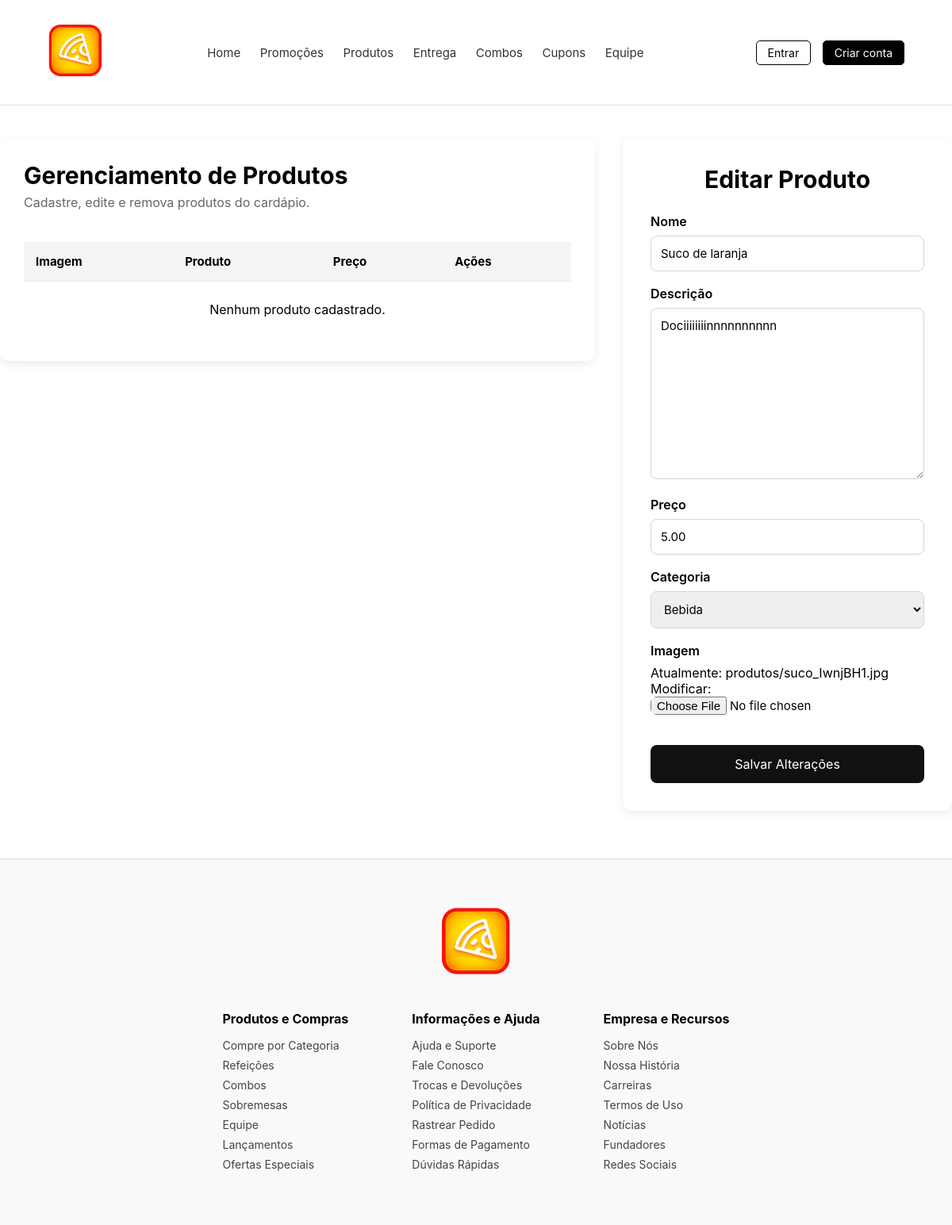
The app's page /produto_editar/3/ with its own data.
### core/models.py (models this page shows)
class Produto(models.Model):
    CATEGORIAS = [
        ('Hamburguer', 'Hamburguer'),
        ('Cachorro quente', 'Cachorro quente'),
        ('Pizza', 'Pizza'),
        ('Batata', 'Batata'),
        ('Bebida', 'Bebida'),
        ('Sobremesa', 'Sobremesa'),
        ('Salgado', 'Salgado'),
    ]
    nome = models.CharField(max_length=100)
    descricao = models.TextField()
    preco = models.DecimalField(max_digits=8, decimal_places=2)
    categoria = models.CharField(max_length=30, choices=CATEGORIAS)
    imagem = models.ImageField(upload_to='produtos/')

### core/views.py (the view)
# urls.py: path('produto_editar/<int:id>/', produto_editar, name='produto_editar'),
def produto_editar(request, id):
    produto = get_object_or_404(Produto, id=id)
    if request.method == 'POST':
        form = ProdutoForm(
            request.POST,
            request.FILES,
            instance=produto
        )
        if form.is_valid():
            form.save()
            return redirect('produto_gerenciar')
    else:
        form = ProdutoForm(instance=produto)
    return render(
        request,
        'produto_gerenciar.html',
        {
            'form': form
        }
    )

### core/forms.py
class ProdutoForm(ModelForm):
    class Meta:
        model = Produto
        fields = '__all__'

### core/templates/produto_gerenciar.html (shortened to what this page needs)
{% extends 'base.html' %}
{% load static %}
{% block estilo %}
<link rel="stylesheet" href="{% static 'style/produto_gerenciar.css' %}">
{% endblock %}
{% block conteudo %}
<div class="container-gerenciar">
    <div class="painel">
        <div class="painel-header">
            <h2>Gerenciamento de Produtos</h2>
            <p>Cadastre, edite e remova produtos do cardápio.</p>
            <br>
        </div>
        <table>
            <thead>
                <tr>
                    <th>Imagem</th>
                    <th>Produto</th>
                    <th>Preço</th>
                    <th>Ações</th>
                </tr>
            </thead>
            <tbody>
            {% for produto in produtos %}
                <tr>
                    <td>
                        {% if produto.imagem %}
                            <img src="{{ produto.imagem.url }}" width="75px" alt="{{ produto.nome }}">
                        {% else %}
                            <span>Sem imagem</span>
                        {% endif %}
                    </td>
                    <td>{{ produto.nome }}</td>
                    <td>R$ {{ produto.preco }}</td>
                    <td>
                        <a href="{% url 'produto_editar' produto.id %}">
                            <button type="button" class="btn-editar">
                                Editar
                            </button>
                        </a>
                        <form action="{% url 'produto_remover' produto.id %}" method="POST" style="display:inline;">
                            {% csrf_token %}
                            <button class="btn-excluir" type="submit">Excluir</button>
                        </form>
                    </td>
                </tr>
            {% empty %}
                <tr>
                    <td colspan="4" style="text-align:center; padding:25px;">
                        Nenhum produto cadastrado.
                    </td>
                </tr>
            {% endfor %}
            </tbody>
        </table>
    </div>
    <div class="cadastro">
        <h2>
            {% if form.instance.pk %}
                Editar Produto
            {% else %}
                Cadastrar Produto
            {% endif %}
        </h2>
        <form method="POST" enctype="multipart/form-data">
            <div class="campo">
                <label for="{{ form.nome.id_for_label }}">Nome</label>
                {{ form.nome }}
            </div>
            <div class="campo">
                <label for="{{ form.descricao.id_for_label }}">Descrição</label>
                {{ form.descricao }}
            </div>
            <div class="campo">
                <label for="{{ form.preco.id_for_label }}">Preço</label>
                {{ form.preco }}
            </div>
            <div class="campo">
                <label for="{{ form.categoria.id_for_label }}">Categoria</label>
                {{ form.categoria }}
            </div>
            <div class="campo">
                <label for="{{ form.imagem.id_for_label }}">Imagem</label>
                {{ form.imagem }}
            </div>
            <button class="btn-salvar" type="submit">
                {% if form.instance.pk %}
                    Salvar Alterações
                {% else %}
                    Cadastrar Produto
                {% endif %}
            </button>
        </form>
    </div>
</div>
{% endblock %}

### static/style/index.css (style rules this page uses)
* { margin: 0; padding: 0; box-sizing: border-box; font-family: 'Inter', sans-serif; }
body { color: #000; background-color: #ffffff; overflow-x: hidden; }
a { color: inherit; text-decoration: none; }

### static/style/produto_gerenciar.css (style rules this page uses)
.container-gerenciar { width: 1200px; margin: 40px auto; display: flex; justify-content: space-between; align-items: flex-start; gap: 35px; }
.painel { background: #fff; border-radius: 12px; box-shadow: 0 4px 12px rgba(0,0,0,.08); padding: 30px; flex: 2; width: 70%; }
.painel-header { margin-bottom: 20px; }
.painel-header h2 { font-size: 30px; margin-bottom: 6px; }
.painel-header p { color: #666; }
table { width: 100%; border-collapse: collapse; }
thead { background: #f5f5f5; }
th { padding: 15px; text-align: left; font-size: 15px; }
td { padding: 15px; border-top: 1px solid #ececec; vertical-align: middle; }
.cadastro { background:#fff; border-radius:12px; box-shadow:0 4px 12px rgba(0,0,0,.08); padding:35px; flex: 1; width: 200px; position: sticky; top: 30px; }
.cadastro h2 { text-align:center; margin-bottom:25px; font-size:30px; }
.cadastro form { display:flex; flex-direction:column; }
.campo { margin-bottom:18px; }
.campo label { display:block; font-weight:600; margin-bottom:8px; }
.cadastro input, .cadastro textarea, .cadastro select { width:100%; padding:12px; border:1px solid #d5d5d5; border-radius:8px; font-size:15px; transition:.3s; }
.cadastro textarea { min-height:120px; resize:vertical; }
.cadastro input[type=file] { border:none; padding:0; }
.btn-salvar { margin-top:20px; padding:14px; background:#111; color:#fff; border:none; border-radius:8px; cursor:pointer; font-size:16px; transition:.3s; }

### records on screen
Produto: nome "Suco de laranja", descricao "Dociiiiiiiinnnnnnnnnn", preco "5.00", categoria "Bebida"
